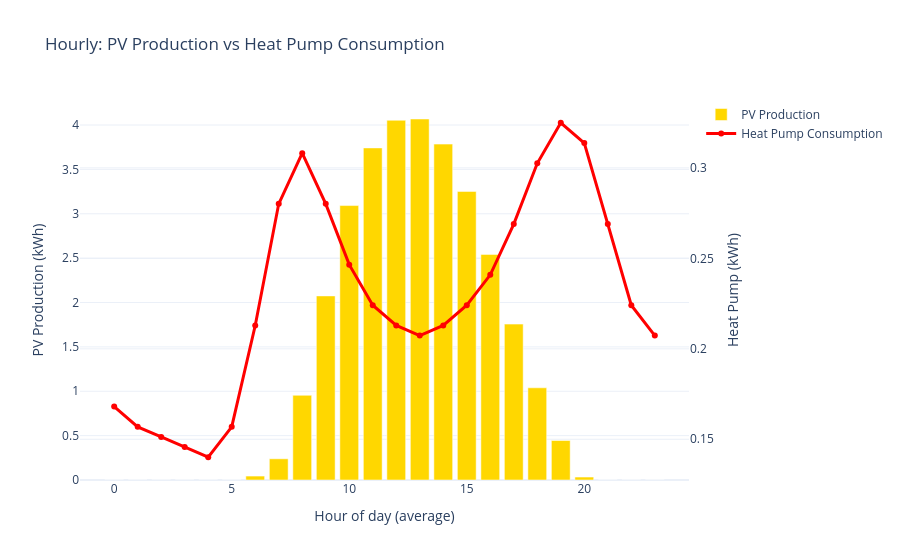

The cell this chart's notebook holds for it:
### Markdown cell above
## Comparison: PV Production vs Heat Pump Consumption

The following charts show how solar production and heat pump electricity consumption interact across different time scales.

### Code cell
import plotly.graph_objects as go

# Aggregate hourly data by hour-of-day
pv_by_hour = [0.0] * 24
hp_by_hour = [0.0] * 24
hour_counts = [0] * 24

for index, timestamp in enumerate(pv_result.timestamps):
    hour = timestamp.hour
    hour_counts[hour] += 1
    pv_by_hour[hour] += pv_result.total_hourly_kwh[index]
    if index < len(hp_result.hourly_electricity_kwh):
        hp_by_hour[hour] += hp_result.hourly_electricity_kwh[index]

# Average by hour count
for hour in range(24):
    if hour_counts[hour] > 0:
        pv_by_hour[hour] /= hour_counts[hour]
        hp_by_hour[hour] /= hour_counts[hour]

# Hourly comparison
hourly_figure = go.Figure()

# Add PV production as bars
hourly_figure.add_trace(
    go.Bar(
        x=list(range(24)),
        y=pv_by_hour,
        name="PV Production",
        marker_color="gold",
        yaxis="y1",
    )
)

# Add heat pump consumption as line
hourly_figure.add_trace(
    go.Scatter(
        x=list(range(24)),
        y=hp_by_hour,
        mode="lines+markers",
        name="Heat Pump Consumption",
        line=dict(color="red", width=3),
        yaxis="y2",
    )
)

hourly_figure.update_layout(
    title="Hourly: PV Production vs Heat Pump Consumption",
    xaxis_title="Hour of day (average)",
    yaxis=dict(title="PV Production (kWh)", side="left"),
    yaxis2=dict(title="Heat Pump (kWh)", side="right", overlaying="y"),
    hovermode="x unified",
    template="plotly_white",
)
hourly_figure

### Figure 1 — Plotly figure (JSON) as saved in the notebook; plotly's stock layout.template omitted (floating-point values rounded to 4 significant figures)
{"data": [{"marker": {"color": "gold"}, "name": "PV Production", "type": "bar", "x": [0, 1, 2, 3, 4, 5, 6, 7, 8, 9, 10, 11, 12, 13, 14, 15, 16, 17, 18, 19, 20, 21, 22, 23], "y": [0, 0, 0, 0, 0, 0, 0.04438, 0.2389, 0.9544, 2.074, 3.092, 3.742, 4.053, 4.068, 3.785, 3.252, 2.542, 1.756, 1.039, 0.4447, 0.03333, 0, 0, 0], "yaxis": "y"}, {"line": {"color": "red", "width": 3}, "mode": "lines+markers", "name": "Heat Pump Consumption", "type": "scatter", "x": [0, 1, 2, 3, 4, 5, 6, 7, 8, 9, 10, 11, 12, 13, 14, 15, 16, 17, 18, 19, 20, 21, 22, 23], "y": [0.1681, 0.1569, 0.1513, 0.1457, 0.1401, 0.1569, 0.2129, 0.2801, 0.3081, 0.2801, 0.2465, 0.2241, 0.2129, 0.2073, 0.2129, 0.2241, 0.2409, 0.2689, 0.3025, 0.325, 0.3138, 0.2689, 0.2241, 0.2073], "yaxis": "y2"}], "layout": {"hovermode": "x unified", "title": {"text": "Hourly: PV Production vs Heat Pump Consumption"}, "xaxis": {"title": {"text": "Hour of day (average)"}}, "yaxis": {"side": "left", "title": {"text": "PV Production (kWh)"}}, "yaxis2": {"overlaying": "y", "side": "right", "title": {"text": "Heat Pump (kWh)"}}}}
